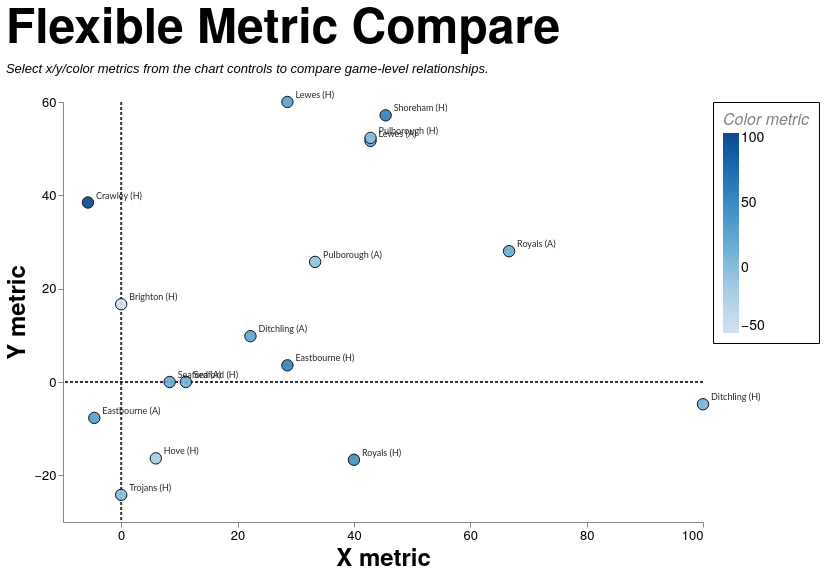

Vega-Lite specification stored for this chart:
### Vega-Lite specification from a JSON file in a GitHub repository (floating-point values rounded to 4 significant figures; data arrays with more than 128 entries replaced by an {"elided": "..."} marker saying what was removed)
{"config": {"axis": {"labelFont": "PT Sans Narrow, Helvetica Neue, Helvetica, Arial, sans-serif", "titleFont": "PT Sans Narrow, Helvetica Neue, Helvetica, Arial, sans-serif", "labelFontSize": 13, "titleFontSize": 24, "gridColor": "#202947", "gridOpacity": 0.2, "zindex": 1}, "text": {"font": "Lato, sans-serif"}, "bar": {"cornerRadiusEnd": 5}, "header": {"labelFont": "PT Sans Narrow, Helvetica Neue, Helvetica, Arial, sans-serif", "titleFont": "PT Sans Narrow, Helvetica Neue, Helvetica, Arial, sans-serif", "labelFontSize": 24, "titleFontSize": 28, "labelFontWeight": "bold", "orient": "left"}, "legend": {"labelFont": "PT Sans Narrow, Helvetica Neue, Helvetica, Arial, sans-serif", "titleFont": "PT Sans Narrow, Helvetica Neue, Helvetica, Arial, sans-serif", "labelFontSize": 14, "titleFontSize": 16, "titlePadding": 5, "fillColor": "white", "strokeColor": "black", "padding": 10, "titleFontWeight": "lighter", "titleFontStyle": "italic", "titleColor": "gray", "offset": 10}, "title": {"font": "PT Sans Narrow, Helvetica Neue, Helvetica, Arial, sans-serif", "fontSize": 48, "fontWeight": "bold", "anchor": "start", "align": "center", "titlePadding": 20, "subtitlePadding": 10, "subtitleFontSize": 13, "subtitleColor": "", "subtitleFontStyle": "italic", "offset": 15, "color": "black"}, "axisX": {"labelAngle": 0}, "facet": {"title": null, "header": null, "align": {"row": "each", "column": "each"}, "spacing": 10}, "resolve": {"scale": {"y": "independent", "facet": "independent"}}, "background": "transparent", "scale": {"offsetBandPaddingOuter": 0.2, "offsetBandPaddingInner": 0.1}, "view": {"stroke": null, "background": "transparent"}}, "layer": [{"data": {"name": "data-d285a7403ed98ae579761d64a864032b"}, "mark": {"type": "rule", "color": "#111111", "opacity": 0.85, "strokeDash": [3, 2], "strokeWidth": 2.0}, "encoding": {"x": {"field": "x", "type": "quantitative"}}}, {"data": {"name": "data-a0a55d106695e8d630baff0f16eee66d"}, "mark": {"type": "rule", "color": "#111111", "opacity": 0.85, "strokeDash": [3, 2], "strokeWidth": 2.0}, "encoding": {"y": {"field": "y", "type": "quantitative"}}}, {"data": {"name": "data-1181e9cbf35e9ca81328327b9bc88d9e"}, "mark": {"type": "circle", "fillOpacity": 0.92, "size": 130, "stroke": "#111111", "strokeWidth": 1.0}, "encoding": {"color": {"field": "color_value", "legend": {"format": ".0f"}, "scale": {"scheme": "blues"}, "title": "Color metric", "type": "quantitative"}, "tooltip": [{"field": "fixture_label", "title": "Fixture", "type": "nominal"}, {"field": "date", "title": "Date", "type": "temporal"}, {"field": "scoreline", "title": "Score", "type": "nominal"}, {"field": "result", "title": "Result", "type": "nominal"}, {"field": "x_label", "title": "X Metric", "type": "nominal"}, {"field": "x_value", "format": ".2f", "title": "X Value", "type": "quantitative"}, {"field": "y_label", "title": "Y Metric", "type": "nominal"}, {"field": "y_value", "format": ".2f", "title": "Y Value", "type": "quantitative"}, {"field": "color_label", "title": "Color Metric", "type": "nominal"}, {"field": "color_value", "format": ".2f", "title": "Color Value", "type": "quantitative"}], "x": {"axis": {"grid": false, "tickCount": 6}, "field": "x_value", "title": "X metric", "type": "quantitative"}, "y": {"axis": {"grid": false, "tickCount": 6}, "field": "y_value", "title": "Y metric", "type": "quantitative"}}, "transform": [{"filter": "datum.squad == mcSquad && datum.season == mcSeason && (mcGameType == 'All' || (mcGameType == 'League + Cup' && (datum.game_type == 'League' || datum.game_type == 'Cup')) || (mcGameType == 'League only' && datum.game_type == 'League') || datum.game_type == mcGameType)"}, {"calculate": "datum[mcXField]", "as": "x_value"}, {"calculate": "datum[mcYField]", "as": "y_value"}, {"calculate": "datum[mcColorField]", "as": "color_value"}, {"calculate": "{'points_difference':'Points Difference','total_match_points':'Total Match Points','egrfc_lineouts_taken':'Lineouts Taken (EGRFC)','opposition_lineouts_taken':'Lineouts Taken (Opposition)','lineouts_taken_diff':'Lineouts Taken Diff','egrfc_lineouts_won':'Lineouts Won (EGRFC)','opposition_lineouts_won':'Lineouts Won (Opposition)','lineouts_won_diff':'Lineouts Won Diff','egrfc_scrums_taken':'Scrums Taken (EGRFC)','opposition_scrums_taken':'Scrums Taken (Opposition)','scrums_taken_diff':'Scrums Taken Diff','egrfc_scrums_won':'Scrums Won (EGRFC)','opposition_scrums_won':'Scrums Won (Opposition)','scrums_won_diff':'Scrums Won Diff','lineout_success_pct_egrfc':'Lineout Success % (EGRFC)','lineout_success_pct_opp':'Lineout Success % (Opposition)','lineout_success_diff_pct':'Lineout Success Diff (pp)','scrum_success_pct_egrfc':'Scrum Success % (EGRFC)','scrum_success_pct_opp':'Scrum Success % (Opposition)','scrum_success_diff_pct':'Scrum Success Diff (pp)','egrfc_entries_22m':'22m Entries (EGRFC)','opposition_entries_22m':'22m Entries (Opposition)','entries_22m_diff':'22m Entries Diff','egrfc_points_per_entry':'Points per Entry (EGRFC)','opposition_points_per_entry':'Points per Entry (Opposition)','points_per_entry_diff':'Points per Entry Diff','retained_total':'Retained Starters (Total)','retained_forwards':'Retained Starters (Forwards)','retained_backs':'Retained Starters (Backs)','avg_squad_club_apps':'Average Club Apps','avg_squad_first_xv_apps':'Average 1st XV Apps'}[mcXField]", "as": "x_label"}, {"calculate": "{'points_difference':'Points Difference','total_match_points':'Total Match Points','egrfc_lineouts_taken':'Lineouts Taken (EGRFC)','opposition_lineouts_taken':'Lineouts Taken (Opposition)','lineouts_taken_diff':'Lineouts Taken Diff','egrfc_lineouts_won':'Lineouts Won (EGRFC)','opposition_lineouts_won':'Lineouts Won (Opposition)','lineouts_won_diff':'Lineouts Won Diff','egrfc_scrums_taken':'Scrums Taken (EGRFC)','opposition_scrums_taken':'Scrums Taken (Opposition)','scrums_taken_diff':'Scrums Taken Diff','egrfc_scrums_won':'Scrums Won (EGRFC)','opposition_scrums_won':'Scrums Won (Opposition)','scrums_won_diff':'Scrums Won Diff','lineout_success_pct_egrfc':'Lineout Success % (EGRFC)','lineout_success_pct_opp':'Lineout Success % (Opposition)','lineout_success_diff_pct':'Lineout Success Diff (pp)','scrum_success_pct_egrfc':'Scrum Success % (EGRFC)','scrum_success_pct_opp':'Scrum Success % (Opposition)','scrum_success_diff_pct':'Scrum Success Diff (pp)','egrfc_entries_22m':'22m Entries (EGRFC)','opposition_entries_22m':'22m Entries (Opposition)','entries_22m_diff':'22m Entries Diff','egrfc_points_per_entry':'Points per Entry (EGRFC)','opposition_points_per_entry':'Points per Entry (Opposition)','points_per_entry_diff':'Points per Entry Diff','retained_total':'Retained Starters (Total)','retained_forwards':'Retained Starters (Forwards)','retained_backs':'Retained Starters (Backs)','avg_squad_club_apps':'Average Club Apps','avg_squad_first_xv_apps':'Average 1st XV Apps'}[mcYField]", "as": "y_label"}, {"calculate": "{'points_difference':'Points Difference','total_match_points':'Total Match Points','egrfc_lineouts_taken':'Lineouts Taken (EGRFC)','opposition_lineouts_taken':'Lineouts Taken (Opposition)','lineouts_taken_diff':'Lineouts Taken Diff','egrfc_lineouts_won':'Lineouts Won (EGRFC)','opposition_lineouts_won':'Lineouts Won (Opposition)','lineouts_won_diff':'Lineouts Won Diff','egrfc_scrums_taken':'Scrums Taken (EGRFC)','opposition_scrums_taken':'Scrums Taken (Opposition)','scrums_taken_diff':'Scrums Taken Diff','egrfc_scrums_won':'Scrums Won (EGRFC)','opposition_scrums_won':'Scrums Won (Opposition)','scrums_won_diff':'Scrums Won Diff','lineout_success_pct_egrfc':'Lineout Success % (EGRFC)','lineout_success_pct_opp':'Lineout Success % (Opposition)','lineout_success_diff_pct':'Lineout Success Diff (pp)','scrum_success_pct_egrfc':'Scrum Success % (EGRFC)','scrum_success_pct_opp':'Scrum Success % (Opposition)','scrum_success_diff_pct':'Scrum Success Diff (pp)','egrfc_entries_22m':'22m Entries (EGRFC)','opposition_entries_22m':'22m Entries (Opposition)','entries_22m_diff':'22m Entries Diff','egrfc_points_per_entry':'Points per Entry (EGRFC)','opposition_points_per_entry':'Points per Entry (Opposition)','points_per_entry_diff':'Points per Entry Diff','retained_total':'Retained Starters (Total)','retained_forwards':'Retained Starters (Forwards)','retained_backs':'Retained Starters (Backs)','avg_squad_club_apps':'Average Club Apps','avg_squad_first_xv_apps':'Average 1st XV Apps'}[mcColorField]", "as": "color_label"}, {"filter": "isValid(datum.x_value) && isValid(datum.y_value) && isValid(datum.color_value)"}]}, {"data": {"name": "data-1181e9cbf35e9ca81328327b9bc88d9e"}, "mark": {"type": "text", "align": "left", "baseline": "middle", "dx": 8, "dy": -7, "fontSize": 9}, "encoding": {"opacity": {"condition": {"param": "mcShowLabels", "value": 0.85}, "value": 0}, "text": {"field": "fixture_label", "type": "nominal"}, "x": {"field": "x_value", "type": "quantitative"}, "y": {"field": "y_value", "type": "quantitative"}}, "transform": [{"filter": "datum.squad == mcSquad && datum.season == mcSeason && (mcGameType == 'All' || (mcGameType == 'League + Cup' && (datum.game_type == 'League' || datum.game_type == 'Cup')) || (mcGameType == 'League only' && datum.game_type == 'League') || datum.game_type == mcGameType)"}, {"calculate": "datum[mcXField]", "as": "x_value"}, {"calculate": "datum[mcYField]", "as": "y_value"}, {"calculate": "datum[mcColorField]", "as": "color_value"}, {"calculate": "{'points_difference':'Points Difference','total_match_points':'Total Match Points','egrfc_lineouts_taken':'Lineouts Taken (EGRFC)','opposition_lineouts_taken':'Lineouts Taken (Opposition)','lineouts_taken_diff':'Lineouts Taken Diff','egrfc_lineouts_won':'Lineouts Won (EGRFC)','opposition_lineouts_won':'Lineouts Won (Opposition)','lineouts_won_diff':'Lineouts Won Diff','egrfc_scrums_taken':'Scrums Taken (EGRFC)','opposition_scrums_taken':'Scrums Taken (Opposition)','scrums_taken_diff':'Scrums Taken Diff','egrfc_scrums_won':'Scrums Won (EGRFC)','opposition_scrums_won':'Scrums Won (Opposition)','scrums_won_diff':'Scrums Won Diff','lineout_success_pct_egrfc':'Lineout Success % (EGRFC)','lineout_success_pct_opp':'Lineout Success % (Opposition)','lineout_success_diff_pct':'Lineout Success Diff (pp)','scrum_success_pct_egrfc':'Scrum Success % (EGRFC)','scrum_success_pct_opp':'Scrum Success % (Opposition)','scrum_success_diff_pct':'Scrum Success Diff (pp)','egrfc_entries_22m':'22m Entries (EGRFC)','opposition_entries_22m':'22m Entries (Opposition)','entries_22m_diff':'22m Entries Diff','egrfc_points_per_entry':'Points per Entry (EGRFC)','opposition_points_per_entry':'Points per Entry (Opposition)','points_per_entry_diff':'Points per Entry Diff','retained_total':'Retained Starters (Total)','retained_forwards':'Retained Starters (Forwards)','retained_backs':'Retained Starters (Backs)','avg_squad_club_apps':'Average Club Apps','avg_squad_first_xv_apps':'Average 1st XV Apps'}[mcXField]", "as": "x_label"}, {"calculate": "{'points_difference':'Points Difference','total_match_points':'Total Match Points','egrfc_lineouts_taken':'Lineouts Taken (EGRFC)','opposition_lineouts_taken':'Lineouts Taken (Opposition)','lineouts_taken_diff':'Lineouts Taken Diff','egrfc_lineouts_won':'Lineouts Won (EGRFC)','opposition_lineouts_won':'Lineouts Won (Opposition)','lineouts_won_diff':'Lineouts Won Diff','egrfc_scrums_taken':'Scrums Taken (EGRFC)','opposition_scrums_taken':'Scrums Taken (Opposition)','scrums_taken_diff':'Scrums Taken Diff','egrfc_scrums_won':'Scrums Won (EGRFC)','opposition_scrums_won':'Scrums Won (Opposition)','scrums_won_diff':'Scrums Won Diff','lineout_success_pct_egrfc':'Lineout Success % (EGRFC)','lineout_success_pct_opp':'Lineout Success % (Opposition)','lineout_success_diff_pct':'Lineout Success Diff (pp)','scrum_success_pct_egrfc':'Scrum Success % (EGRFC)','scrum_success_pct_opp':'Scrum Success % (Opposition)','scrum_success_diff_pct':'Scrum Success Diff (pp)','egrfc_entries_22m':'22m Entries (EGRFC)','opposition_entries_22m':'22m Entries (Opposition)','entries_22m_diff':'22m Entries Diff','egrfc_points_per_entry':'Points per Entry (EGRFC)','opposition_points_per_entry':'Points per Entry (Opposition)','points_per_entry_diff':'Points per Entry Diff','retained_total':'Retained Starters (Total)','retained_forwards':'Retained Starters (Forwards)','retained_backs':'Retained Starters (Backs)','avg_squad_club_apps':'Average Club Apps','avg_squad_first_xv_apps':'Average 1st XV Apps'}[mcYField]", "as": "y_label"}, {"calculate": "{'points_difference':'Points Difference','total_match_points':'Total Match Points','egrfc_lineouts_taken':'Lineouts Taken (EGRFC)','opposition_lineouts_taken':'Lineouts Taken (Opposition)','lineouts_taken_diff':'Lineouts Taken Diff','egrfc_lineouts_won':'Lineouts Won (EGRFC)','opposition_lineouts_won':'Lineouts Won (Opposition)','lineouts_won_diff':'Lineouts Won Diff','egrfc_scrums_taken':'Scrums Taken (EGRFC)','opposition_scrums_taken':'Scrums Taken (Opposition)','scrums_taken_diff':'Scrums Taken Diff','egrfc_scrums_won':'Scrums Won (EGRFC)','opposition_scrums_won':'Scrums Won (Opposition)','scrums_won_diff':'Scrums Won Diff','lineout_success_pct_egrfc':'Lineout Success % (EGRFC)','lineout_success_pct_opp':'Lineout Success % (Opposition)','lineout_success_diff_pct':'Lineout Success Diff (pp)','scrum_success_pct_egrfc':'Scrum Success % (EGRFC)','scrum_success_pct_opp':'Scrum Success % (Opposition)','scrum_success_diff_pct':'Scrum Success Diff (pp)','egrfc_entries_22m':'22m Entries (EGRFC)','opposition_entries_22m':'22m Entries (Opposition)','entries_22m_diff':'22m Entries Diff','egrfc_points_per_entry':'Points per Entry (EGRFC)','opposition_points_per_entry':'Points per Entry (Opposition)','points_per_entry_diff':'Points per Entry Diff','retained_total':'Retained Starters (Total)','retained_forwards':'Retained Starters (Forwards)','retained_backs':'Retained Starters (Backs)','avg_squad_club_apps':'Average Club Apps','avg_squad_first_xv_apps':'Average 1st XV Apps'}[mcColorField]", "as": "color_label"}, {"filter": "isValid(datum.x_value) && isValid(datum.y_value) && isValid(datum.color_value)"}]}], "height": 420, "params": [{"name": "mcSquad", "value": "1st"}, {"name": "mcSeason", "value": "2025/26"}, {"name": "mcGameType", "value": "League + Cup"}, {"name": "mcXField", "value": "scrum_success_diff_pct"}, {"name": "mcYField", "value": "lineout_success_diff_pct"}, {"name": "mcColorField", "value": "points_difference"}, {"name": "mcShowLabels", "value": true}], "resolve": {"scale": {"color": "independent"}}, "title": {"text": "Flexible Metric Compare", "subtitle": ["Select x/y/color metrics from the chart controls to compare game-level relationships."]}, "width": 640, "$schema": "https://vega.github.io/schema/vega-lite/v5.20.1.json", "datasets": {"data-d285a7403ed98ae579761d64a864032b": [{"x": 0}], "data-a0a55d106695e8d630baff0f16eee66d": [{"y": 0}], "data-1181e9cbf35e9ca81328327b9bc88d9e": {"elided": "300 records"}}}
